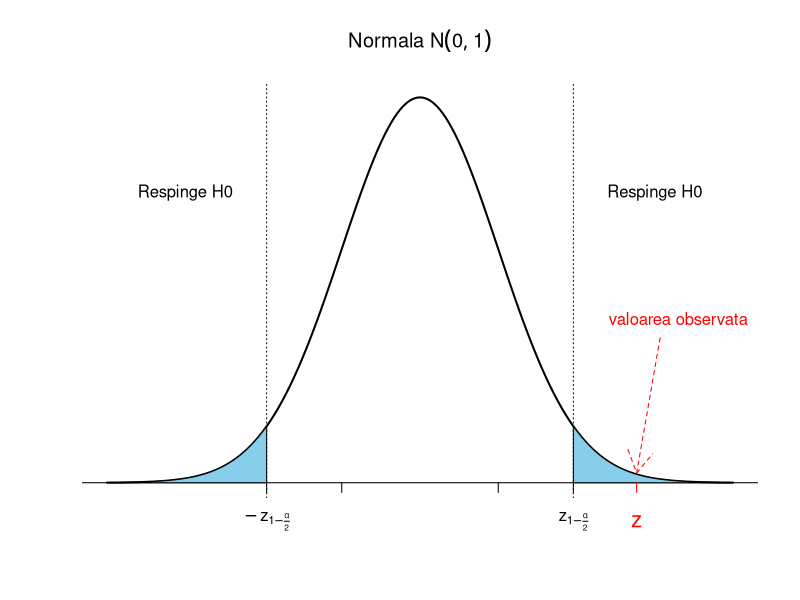
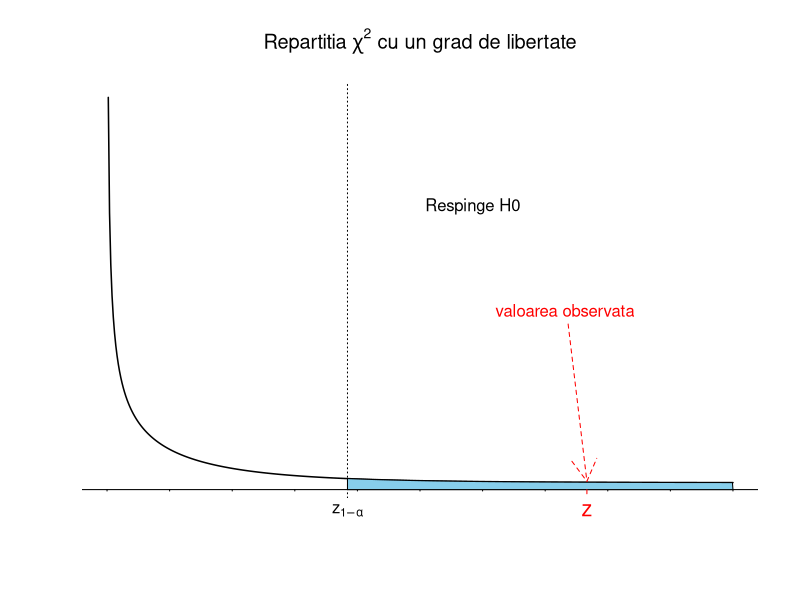
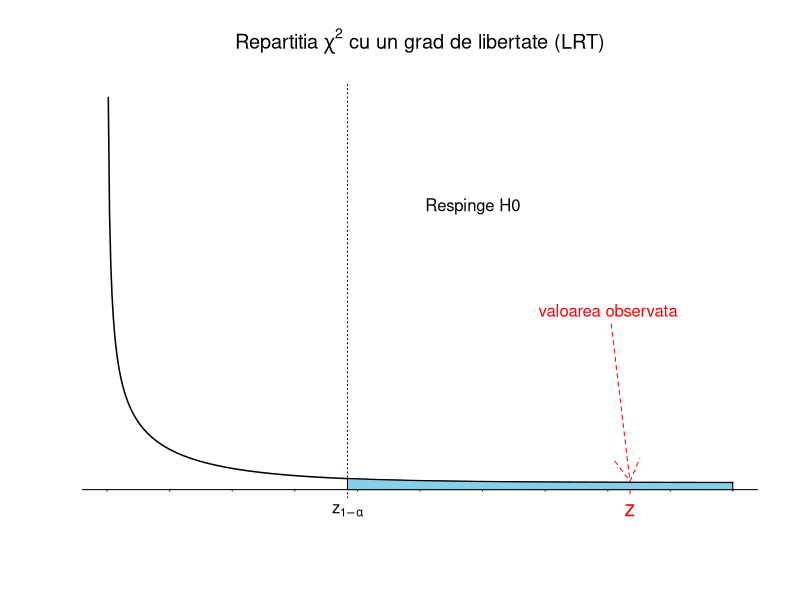

R code for these plots, in order:
## ---- chunk 1
n1 = 5000 # nr total cazuri OC
n11 = 13 # nr cazuri cu MI

n2 = 10000 # nr total control non-OC
n21 = 7 # nr control cu MI

p1 = n11/n1
p2 = n21/n2

p = (n11+n21)/(n1+n2) # proportia comuna - pooled p

# Verificam daca putem aplica aproximarea normala 
n1*p*(1-p)>5
n2*p*(1-p)>5

# Calculam statistica de test cu corectia de continuitate
z = (abs(p1-p2)-0.5*(1/n1+1/n2))/sqrt(p*(1-p)*(1/n1+1/n2))
z

# Calcul de p-valoare: test bilateral
pval = min(2*(1-pnorm(z)),1)
pval

# Intervalul de incredere

cat("Intervalul de incredere pentru p1-p2 la pragul de semnificatie 95% este ","IC = [", p1-p2 - qnorm(0.975) *sqrt(p*(1-p)*(1/n1+1/n2)), ",", p1-p2 + qnorm(0.9755) *sqrt(p*(1-p)*(1/n1+1/n2)),"]")

# Intervalul de incredere Agresti & Caffo 2000

p1b = (n11+1)/(n1+2)
p2b = (n21+1)/(n2+2)

cat("Intervalul de incredere (Agresti-Caffo) pentru p1-p2 la pragul de semnificatie 95% este ","IC = [", p1b-p2b - qnorm(0.975) *sqrt(p1b*(1-p1b)/(n1+2)+p2b*(1-p2b)/(n2+2)), ",", p1b-p2b + qnorm(0.975) *sqrt(p1b*(1-p1b)/(n1+2)+p2b*(1-p2b)/(n2+2)),"]")

## ---- chunk 2
a = 0.05

z1 = qnorm(a/2)
z2 = -z1

par(bty="n")
x <- seq(-4,4,length=501)
plot(x,dnorm(x),type="l",main = expression(paste("Normala ", N(0,1))),
     xaxt="n",yaxt="n",xlab="",ylab="",lwd=2)

abline(h=0)
x <- c(z1,-1,1,z2)
segments(x,0,x,-0.01,xpd=TRUE)

#desenezi regiunea pe care vrei sa o colorezi
cord.x1=c(-4,seq(-4,z1,0.01),z1)
cord.y1=c(0,dnorm(seq(-4,z1,0.01)),0)
polygon(cord.x1,cord.y1,col="skyblue")

text(z1,-0.04,expression(-z[1-frac(alpha,2)]),xpd=TRUE)


#desenezi regiunea pe care vrei sa o colorezi
cord.x2=c(z2,seq(z2,4,0.01),4)
cord.y2=c(0,dnorm(seq(z2,4,0.01)),0)
polygon(cord.x2,cord.y2,col="skyblue")

text(z2,-0.04,expression(z[1-frac(alpha,2)]),xpd=TRUE)

# liniile verticale care delimiteaza regiunile
abline(v=z1,untf = FALSE, lty=3)
abline(v=z2,untf = FALSE, lty=3)

#textul corespunzator lor 
text(-3, 0.3, "Respinge H0")
text(3, 0.3, "Respinge H0")

#adauga valoarea observata

segments(z,0,z,-0.01,xpd=TRUE, col="red")
text(z,-0.04,expression(z),xpd=TRUE, cex = 1.3, col = "red")

arrows(z+0.3,0.15, x1=z, y1=0.01, lty = 2, col = "red")
text(3.3, 0.17, "valoarea observata", col = "red")

## ---- chunk 3
mat = matrix(c(13,4987,5000, 7, 9993, 10000, 20, 14980, 15000),ncol = 3, byrow = T, 
             dimnames = list(c("OC", "non-OC", "Total"),c("MI", "non-MI", "Total")))

library(knitr)
kable(mat, align = "ccc")
## ---- chunk 4
# Observat
n11 = 13
n1o = 5000
n12 = n1o-n11

n21 = 7
n2o = 10000
n22 = n2o-n21

no1 = n11+n21
no2 = n12+n22

n = n1o+n2o

#Asteptat
e11 = n1o*no1/n
e12 = n1o*no2/n
e21 = n2o*no1/n
e22 = n2o*no2/n

Mobs = matrix(c(n11,n12,n21,n22),ncol = 2, byrow = T, dimnames = list(c("OC","non-OC"), c("MI", "non-MI")))

Mexp = matrix(c(e11,e12,e21,e22),ncol = 2, byrow = T, dimnames = list(c("OC","non-OC"), c("MI", "non-MI")))
Mexp
## ---- chunk 5
kable(Mexp, align = "cc")
## ---- chunk 6
X2 = (abs(n11-e11)-0.5)^2/e11 + (abs(n12-e12)-0.5)^2/e12 + (abs(n21-e21)-0.5)^2/e21 + (abs(n22-e22)-0.5)^2/e22
X2

pval = 1-pchisq(X2,1) #df = 1
pval
## ---- chunk 7
chisq.test(Mobs)
## ---- chunk 8
a = 0.05
df = 1

z1 = qchisq(1-a, df)

par(bty="n")
x <- seq(0,10,length=501)
plot(x,dchisq(x, df),type="l",main = expression(paste("Repartitia ", chi^2, " cu un grad de libertate")),
     xaxt="n",yaxt="n",xlab="",ylab="",lwd=1.5)

abline(h=-0.05)
x <- 0:10 
segments(x,-0.05,x,-0.06,xpd=TRUE)

#desenezi regiunea pe care vrei sa o colorezi
cord.x=c(z1,seq(z1,10,0.01),10)
cord.y=c(-0.05,dchisq(seq(z1,10,0.01), df),-0.05)
polygon(cord.x,cord.y,col="skyblue")

text(z1,-0.2,expression(z[1-alpha]),xpd=TRUE)

# liniile verticale care delimiteaza regiunile
abline(v=z1,untf = FALSE, lty=3)

#textul corespunzator lor 
text(z1+2, 2, "Respinge H0")

#adauga valoarea observata
z = X2
segments(z,-0.05,z,-0.08,xpd=TRUE, col="red")
text(z,-0.2,expression(z),xpd=TRUE, cex = 1.3, col = "red")

arrows(z-0.3,1.15, x1=z, y1=0.01, lty = 2, col = "red")
text(z-0.35, 1.25, "valoarea observata", col = "red")

## ---- chunk 9
prop.test(Mobs)
## ---- chunk 10
# Observat
n11 = 13
n1o = 5000
n12 = n1o-n11

n21 = 7
n2o = 10000
n22 = n2o-n21

no1 = n11+n21
no2 = n12+n22

LRT = n11*log((n1o*no1)/(n*n11)) + n12*log((n1o*no2)/(n*n12)) + n21*log((n2o*no1)/(n*n21)) + n22*log((n2o*no2)/(n*n22))
LRT = -2*LRT
LRT

pval = 1-pchisq(LRT,1) #df = 1
pval
## ---- chunk 11
a = 0.05
df = 1

z1 = qchisq(1-a, df)

par(bty="n")
x <- seq(0,10,length=501)
plot(x,dchisq(x, df),type="l",main = expression(paste("Repartitia ", chi^2, " cu un grad de libertate (LRT)")),
     xaxt="n",yaxt="n",xlab="",ylab="",lwd=1.5)

abline(h=-0.05)
x <- 0:10 
segments(x,-0.05,x,-0.06,xpd=TRUE)

#desenezi regiunea pe care vrei sa o colorezi
cord.x=c(z1,seq(z1,10,0.01),10)
cord.y=c(-0.05,dchisq(seq(z1,10,0.01), df),-0.05)
polygon(cord.x,cord.y,col="skyblue")

text(z1,-0.2,expression(z[1-alpha]),xpd=TRUE)

# liniile verticale care delimiteaza regiunile
abline(v=z1,untf = FALSE, lty=3)

#textul corespunzator lor 
text(z1+2, 2, "Respinge H0")

#adauga valoarea observata
z = LRT
segments(z,-0.05,z,-0.08,xpd=TRUE, col="red")
text(z,-0.2,expression(z),xpd=TRUE, cex = 1.3, col = "red")

arrows(z-0.3,1.15, x1=z, y1=0.01, lty = 2, col = "red")
text(z-0.35, 1.25, "valoarea observata", col = "red")

## ---- chunk 12
LRT1 = function(dat){
  # dat este sub forma de matrice 
  rs = rowSums(dat) # apply(dat, 1, sum)
  cs = colSums(dat) # apply(dat, 2, sum)
  
  n = sum(dat)
  
  expected <- outer(rs,cs,"*")/n
  
  lrt <- -2*sum(dat * log(expected/dat)) 
  pval = 1-pchisq(lrt,1)
  
  cat("Statistica LRT este ", lrt, "\n")
  cat("P-valoarea testului bazat pe raportul de verosimilitate este ", pval)
}

Mobs = matrix(c(n11,n12,n21,n22),ncol = 2, byrow = T, dimnames = list(c("OC","non-OC"), c("MI", "non-MI")))

LRT1(Mobs) 
## ---- chunk 13
matF = matrix(c(2,23,25, 5, 30, 35, 7, 53, 60),ncol = 3, byrow = T, 
             dimnames = list(c("non-CVD", "CVD", "Total"),c("Ridicat Sare", "Scazut Sare", "Total")))

kable(matF, align = "ccc")
## ---- chunk 14
# Observat
n11 = 2
n1o = 25
n12 = n1o-n11

n21 = 5
n2o = 35
n22 = n2o-n21

no1 = n11+n21
no2 = n12+n22

n = n1o+n2o

#Asteptat
e11 = n1o*no1/n
e12 = n1o*no2/n
e21 = n2o*no1/n
e22 = n2o*no2/n

MobsF = matrix(c(n11,n12,n21,n22),ncol = 2, byrow = T, dimnames = list(c("non-CVD", "CVD"), c("Ridicat Sare", "Scazut Sare")))

MexpF = matrix(c(e11,e12,e21,e22),ncol = 2, byrow = T, dimnames = list(c("non-CVD", "CVD"), c("Ridicat Sare", "Scazut Sare")))
MexpF
## ---- chunk 15
kable(MexpF, align = "cc")
## ---- chunk 16
# Testul lui Pearson (Hi patrat)

chisq.test(MobsF)

# Testul bazat pe raportul de verosimilitate

LRT1(MobsF)
## ---- chunk 17
# Fixez marginalele

n1o = 25
n2o = 35
  
no1 = 7
no2 = 53

for (i in 0:7){
  cat("-------------------------------------\n")
  cat("Tabelul ", i+1, " :\n")
  
  # calculez valorile din tabel
  n11 = i
  n12 = n1o - n11
  n21 = no1 - n11
  n22 = no2 - n12
  
  MobsF1 = matrix(c(n11,n12,n21,n22),ncol = 2, byrow = T, dimnames = list(c("non-CVD", "CVD"), c("Ridicat Sare", "Scazut Sare")))
  
  print(MobsF1)
  
  cat("Probabilitatea de a obtine tabelul ", i+1, " este ", dhyper(i, no1, no2, n1o), "\n")
  cat("-------------------------------------\n")
}
## ---- chunk 18
fisher.test(MobsF)
## ---- chunk 19
n1o = 25
n2o = 35
  
no1 = 7
no2 = 53

n11 = 2
  
ps = dhyper(0:no1, no1, no2, n1o)
pobs = dhyper(n11, no1, no2, n1o)

pval = sum(ps[ps<=pobs])
pval
## ---- chunk 20
matMN = matrix(c(526,95,621, 515, 106, 621, 1041, 201, 1242),ncol = 3, byrow = T, 
             dimnames = list(c("A", "B", "Total"),c("Supravietuit", "Decedat", "Total")))

kable(matMN, align = "ccc")
## ---- chunk 21
M1csq = matrix(c(526,95,515,106),ncol = 2, byrow = T)
chisq.test(M1csq)
## ---- chunk 22
matMN2 = matrix(c(510,16,526, 5, 90, 95, 515, 106, 621),ncol = 3, byrow = T, 
             dimnames = list(c("Supravietuit", "Decedat", "Total"),c("Supravietuit", "Decedat", "Total")))

kable(matMN2, align = "ccc")
## ---- chunk 23
M1 = matrix(c(510,16,5,90),ncol = 2, byrow = T, 
           dimnames = list(c("Supravietuit", "Decedat"), c("Supravietuit", "Decedat")))
mcnemar.test(M1)
